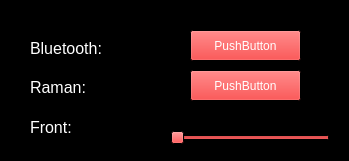
<?xml version="1.0" encoding="UTF-8"?>
<ui version="4.0">
 <class>rqt_vortex_light</class>
 <widget class="QWidget" name="rqt_vortex_light">
  <property name="geometry">
   <rect>
    <x>0</x>
    <y>0</y>
    <width>349</width>
    <height>161</height>
   </rect>
  </property>
  <property name="palette">
   <palette>
    <active>
     <colorrole role="WindowText">
      <brush brushstyle="SolidPattern">
       <color alpha="255">
        <red>255</red>
        <green>255</green>
        <blue>255</blue>
       </color>
      </brush>
     </colorrole>
     <colorrole role="Button">
      <brush brushstyle="SolidPattern">
       <color alpha="255">
        <red>255</red>
        <green>0</green>
        <blue>0</blue>
       </color>
      </brush>
     </colorrole>
     <colorrole role="Light">
      <brush brushstyle="SolidPattern">
       <color alpha="255">
        <red>0</red>
        <green>0</green>
        <blue>0</blue>
       </color>
      </brush>
     </colorrole>
     <colorrole role="Midlight">
      <brush brushstyle="SolidPattern">
       <color alpha="255">
        <red>0</red>
        <green>0</green>
        <blue>0</blue>
       </color>
      </brush>
     </colorrole>
     <colorrole role="Dark">
      <brush brushstyle="SolidPattern">
       <color alpha="255">
        <red>0</red>
        <green>0</green>
        <blue>0</blue>
       </color>
      </brush>
     </colorrole>
     <colorrole role="Mid">
      <brush brushstyle="SolidPattern">
       <color alpha="255">
        <red>0</red>
        <green>0</green>
        <blue>0</blue>
       </color>
      </brush>
     </colorrole>
     <colorrole role="Text">
      <brush brushstyle="SolidPattern">
       <color alpha="255">
        <red>255</red>
        <green>255</green>
        <blue>255</blue>
       </color>
      </brush>
     </colorrole>
     <colorrole role="BrightText">
      <brush brushstyle="SolidPattern">
       <color alpha="255">
        <red>255</red>
        <green>255</green>
        <blue>255</blue>
       </color>
      </brush>
     </colorrole>
     <colorrole role="ButtonText">
      <brush brushstyle="SolidPattern">
       <color alpha="255">
        <red>255</red>
        <green>255</green>
        <blue>255</blue>
       </color>
      </brush>
     </colorrole>
     <colorrole role="Base">
      <brush brushstyle="SolidPattern">
       <color alpha="255">
        <red>0</red>
        <green>0</green>
        <blue>0</blue>
       </color>
      </brush>
     </colorrole>
     <colorrole role="Window">
      <brush brushstyle="SolidPattern">
       <color alpha="255">
        <red>0</red>
        <green>0</green>
        <blue>0</blue>
       </color>
      </brush>
     </colorrole>
     <colorrole role="Shadow">
      <brush brushstyle="SolidPattern">
       <color alpha="255">
        <red>0</red>
        <green>0</green>
        <blue>0</blue>
       </color>
      </brush>
     </colorrole>
     <colorrole role="AlternateBase">
      <brush brushstyle="SolidPattern">
       <color alpha="255">
        <red>0</red>
        <green>0</green>
        <blue>0</blue>
       </color>
      </brush>
     </colorrole>
     <colorrole role="ToolTipBase">
      <brush brushstyle="SolidPattern">
       <color alpha="255">
        <red>255</red>
        <green>255</green>
        <blue>220</blue>
       </color>
      </brush>
     </colorrole>
     <colorrole role="ToolTipText">
      <brush brushstyle="SolidPattern">
       <color alpha="255">
        <red>0</red>
        <green>0</green>
        <blue>0</blue>
       </color>
      </brush>
     </colorrole>
    </active>
    <inactive>
     <colorrole role="WindowText">
      <brush brushstyle="SolidPattern">
       <color alpha="255">
        <red>255</red>
        <green>255</green>
        <blue>255</blue>
       </color>
      </brush>
     </colorrole>
     <colorrole role="Button">
      <brush brushstyle="SolidPattern">
       <color alpha="255">
        <red>255</red>
        <green>0</green>
        <blue>0</blue>
       </color>
      </brush>
     </colorrole>
     <colorrole role="Light">
      <brush brushstyle="SolidPattern">
       <color alpha="255">
        <red>0</red>
        <green>0</green>
        <blue>0</blue>
       </color>
      </brush>
     </colorrole>
     <colorrole role="Midlight">
      <brush brushstyle="SolidPattern">
       <color alpha="255">
        <red>0</red>
        <green>0</green>
        <blue>0</blue>
       </color>
      </brush>
     </colorrole>
     <colorrole role="Dark">
      <brush brushstyle="SolidPattern">
       <color alpha="255">
        <red>0</red>
        <green>0</green>
        <blue>0</blue>
       </color>
      </brush>
     </colorrole>
     <colorrole role="Mid">
      <brush brushstyle="SolidPattern">
       <color alpha="255">
        <red>0</red>
        <green>0</green>
        <blue>0</blue>
       </color>
      </brush>
     </colorrole>
     <colorrole role="Text">
      <brush brushstyle="SolidPattern">
       <color alpha="255">
        <red>255</red>
        <green>255</green>
        <blue>255</blue>
       </color>
      </brush>
     </colorrole>
     <colorrole role="BrightText">
      <brush brushstyle="SolidPattern">
       <color alpha="255">
        <red>255</red>
        <green>255</green>
        <blue>255</blue>
       </color>
      </brush>
     </colorrole>
     <colorrole role="ButtonText">
      <brush brushstyle="SolidPattern">
       <color alpha="255">
        <red>255</red>
        <green>255</green>
        <blue>255</blue>
       </color>
      </brush>
     </colorrole>
     <colorrole role="Base">
      <brush brushstyle="SolidPattern">
       <color alpha="255">
        <red>0</red>
        <green>0</green>
        <blue>0</blue>
       </color>
      </brush>
     </colorrole>
     <colorrole role="Window">
      <brush brushstyle="SolidPattern">
       <color alpha="255">
        <red>0</red>
        <green>0</green>
        <blue>0</blue>
       </color>
      </brush>
     </colorrole>
     <colorrole role="Shadow">
      <brush brushstyle="SolidPattern">
       <color alpha="255">
        <red>0</red>
        <green>0</green>
        <blue>0</blue>
       </color>
      </brush>
     </colorrole>
     <colorrole role="AlternateBase">
      <brush brushstyle="SolidPattern">
       <color alpha="255">
        <red>0</red>
        <green>0</green>
        <blue>0</blue>
       </color>
      </brush>
     </colorrole>
     <colorrole role="ToolTipBase">
      <brush brushstyle="SolidPattern">
       <color alpha="255">
        <red>255</red>
        <green>255</green>
        <blue>220</blue>
       </color>
      </brush>
     </colorrole>
     <colorrole role="ToolTipText">
      <brush brushstyle="SolidPattern">
       <color alpha="255">
        <red>0</red>
        <green>0</green>
        <blue>0</blue>
       </color>
      </brush>
     </colorrole>
    </inactive>
    <disabled>
     <colorrole role="WindowText">
      <brush brushstyle="SolidPattern">
       <color alpha="255">
        <red>0</red>
        <green>0</green>
        <blue>0</blue>
       </color>
      </brush>
     </colorrole>
     <colorrole role="Button">
      <brush brushstyle="SolidPattern">
       <color alpha="255">
        <red>255</red>
        <green>0</green>
        <blue>0</blue>
       </color>
      </brush>
     </colorrole>
     <colorrole role="Light">
      <brush brushstyle="SolidPattern">
       <color alpha="255">
        <red>0</red>
        <green>0</green>
        <blue>0</blue>
       </color>
      </brush>
     </colorrole>
     <colorrole role="Midlight">
      <brush brushstyle="SolidPattern">
       <color alpha="255">
        <red>0</red>
        <green>0</green>
        <blue>0</blue>
       </color>
      </brush>
     </colorrole>
     <colorrole role="Dark">
      <brush brushstyle="SolidPattern">
       <color alpha="255">
        <red>0</red>
        <green>0</green>
        <blue>0</blue>
       </color>
      </brush>
     </colorrole>
     <colorrole role="Mid">
      <brush brushstyle="SolidPattern">
       <color alpha="255">
        <red>0</red>
        <green>0</green>
        <blue>0</blue>
       </color>
      </brush>
     </colorrole>
     <colorrole role="Text">
      <brush brushstyle="SolidPattern">
       <color alpha="255">
        <red>0</red>
        <green>0</green>
        <blue>0</blue>
       </color>
      </brush>
     </colorrole>
     <colorrole role="BrightText">
      <brush brushstyle="SolidPattern">
       <color alpha="255">
        <red>255</red>
        <green>255</green>
        <blue>255</blue>
       </color>
      </brush>
     </colorrole>
     <colorrole role="ButtonText">
      <brush brushstyle="SolidPattern">
       <color alpha="255">
        <red>0</red>
        <green>0</green>
        <blue>0</blue>
       </color>
      </brush>
     </colorrole>
     <colorrole role="Base">
      <brush brushstyle="SolidPattern">
       <color alpha="255">
        <red>0</red>
        <green>0</green>
        <blue>0</blue>
       </color>
      </brush>
     </colorrole>
     <colorrole role="Window">
      <brush brushstyle="SolidPattern">
       <color alpha="255">
        <red>0</red>
        <green>0</green>
        <blue>0</blue>
       </color>
      </brush>
     </colorrole>
     <colorrole role="Shadow">
      <brush brushstyle="SolidPattern">
       <color alpha="255">
        <red>0</red>
        <green>0</green>
        <blue>0</blue>
       </color>
      </brush>
     </colorrole>
     <colorrole role="AlternateBase">
      <brush brushstyle="SolidPattern">
       <color alpha="255">
        <red>0</red>
        <green>0</green>
        <blue>0</blue>
       </color>
      </brush>
     </colorrole>
     <colorrole role="ToolTipBase">
      <brush brushstyle="SolidPattern">
       <color alpha="255">
        <red>255</red>
        <green>255</green>
        <blue>220</blue>
       </color>
      </brush>
     </colorrole>
     <colorrole role="ToolTipText">
      <brush brushstyle="SolidPattern">
       <color alpha="255">
        <red>0</red>
        <green>0</green>
        <blue>0</blue>
       </color>
      </brush>
     </colorrole>
    </disabled>
   </palette>
  </property>
  <property name="windowTitle">
   <string>Vortex lights</string>
  </property>
  <widget class="QSlider" name="horizontalSlider">
   <property name="geometry">
    <rect>
     <x>170</x>
     <y>130</y>
     <width>160</width>
     <height>16</height>
    </rect>
   </property>
   <property name="orientation">
    <enum>Qt::Horizontal</enum>
   </property>
  </widget>
  <widget class="QLabel" name="label">
   <property name="geometry">
    <rect>
     <x>30</x>
     <y>120</y>
     <width>59</width>
     <height>14</height>
    </rect>
   </property>
   <property name="font">
    <font>
     <pointsize>12</pointsize>
    </font>
   </property>
   <property name="text">
    <string>Front:</string>
   </property>
  </widget>
  <widget class="QLabel" name="label_2">
   <property name="geometry">
    <rect>
     <x>30</x>
     <y>80</y>
     <width>59</width>
     <height>14</height>
    </rect>
   </property>
   <property name="font">
    <font>
     <pointsize>12</pointsize>
    </font>
   </property>
   <property name="text">
    <string>Raman:</string>
   </property>
  </widget>
  <widget class="QLabel" name="label_3">
   <property name="geometry">
    <rect>
     <x>30</x>
     <y>40</y>
     <width>91</width>
     <height>16</height>
    </rect>
   </property>
   <property name="font">
    <font>
     <pointsize>12</pointsize>
    </font>
   </property>
   <property name="text">
    <string>Bluetooth:</string>
   </property>
  </widget>
  <widget class="QPushButton" name="pushButton">
   <property name="geometry">
    <rect>
     <x>190</x>
     <y>30</y>
     <width>111</width>
     <height>31</height>
    </rect>
   </property>
   <property name="text">
    <string>PushButton</string>
   </property>
  </widget>
  <widget class="QPushButton" name="pushButton_2">
   <property name="geometry">
    <rect>
     <x>190</x>
     <y>70</y>
     <width>111</width>
     <height>31</height>
    </rect>
   </property>
   <property name="text">
    <string>PushButton</string>
   </property>
  </widget>
 </widget>
 <resources/>
 <connections/>
</ui>
